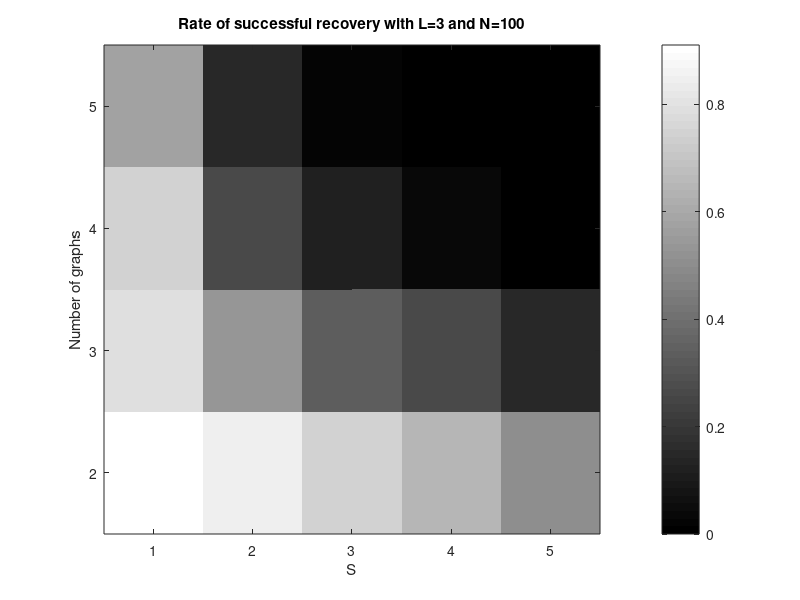

Here is the MATLAB script that generated this plot:
% Edit the last element to select number of columns / values of S.
SS = 1:5;
NUM_GRAPHS = 2:5;

data_matrix = [0.91 0.79 0.75 0.57; ...
               0.84 0.54 0.27 0.15; ...
               0.74 0.33 0.12 0.02; ...
               0.65 0.26 0.03 0.00; ...
               0.51 0.15 0.01 0.00]';

figure
imagesc(data_matrix)
axis xy
xticks(SS)
yticks(NUM_GRAPHS-1)
yticklabels(NUM_GRAPHS)
xlabel('S')
ylabel('Number of graphs')
colormap gray
colorbar
title('Rate of successful recovery with L=3 and N=100')
